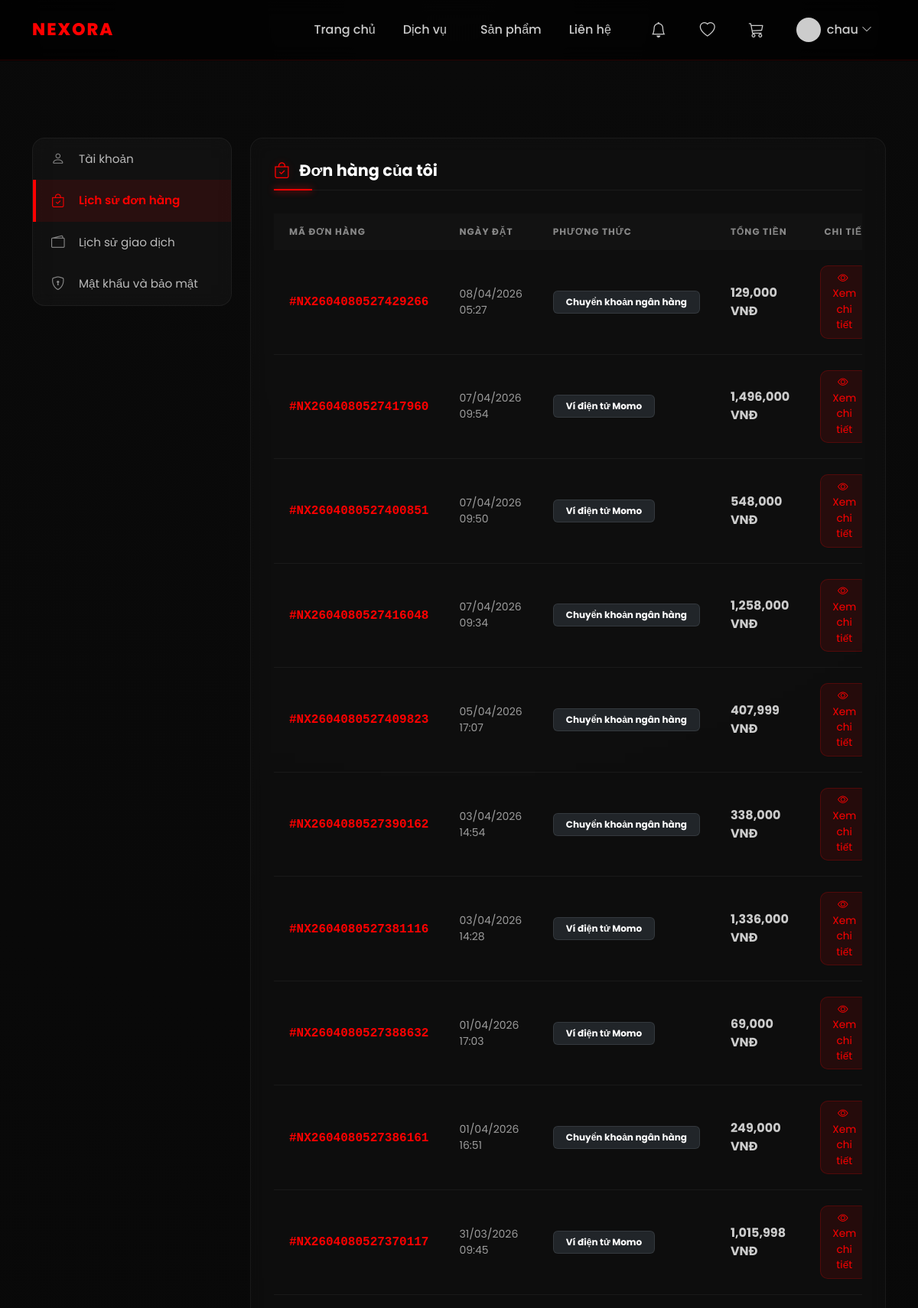
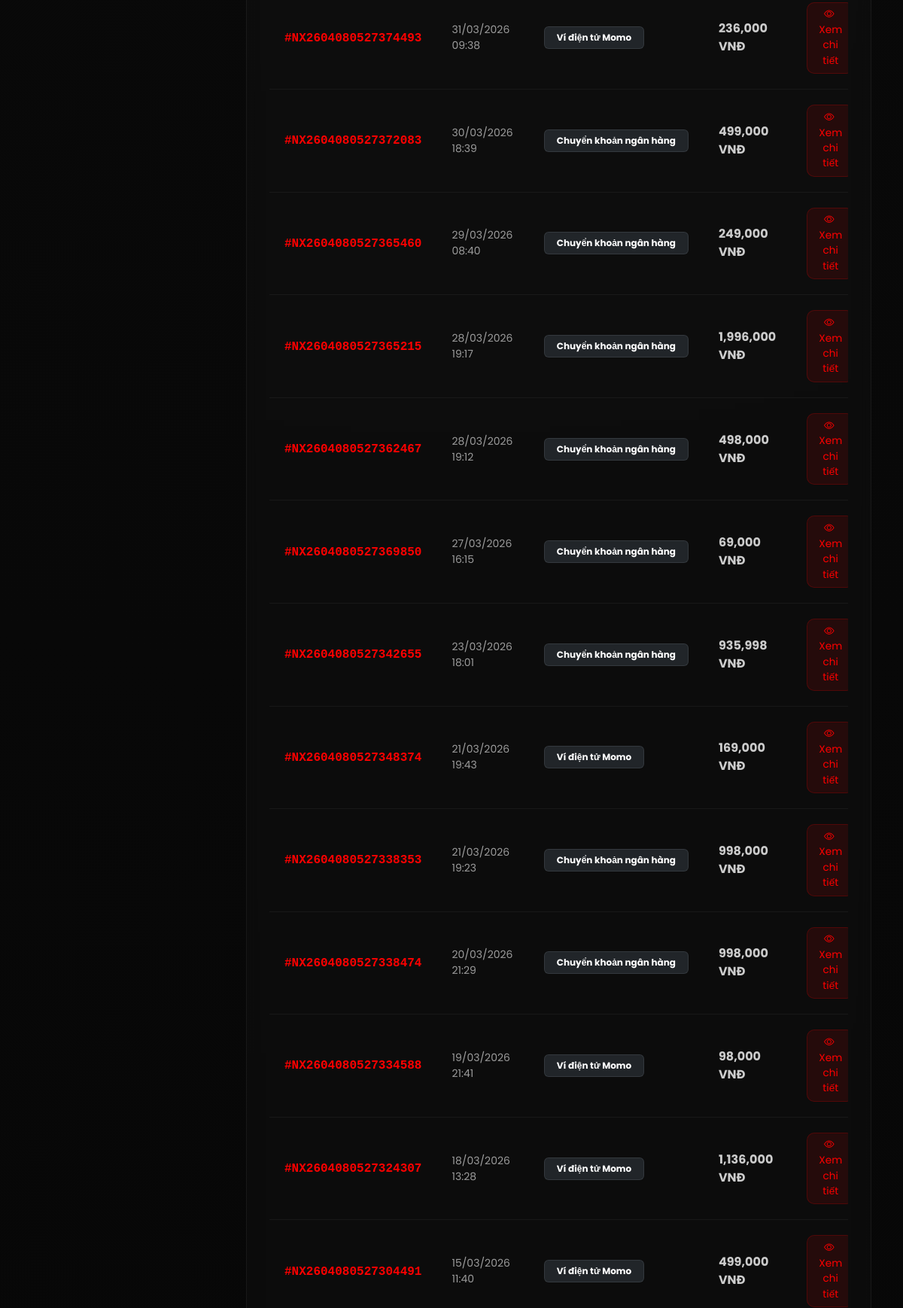
The app's page /users/orders/ (signed in, upper part) with its own data (2 pictures, top to bottom).
### shops/models.py (models this page shows, shortened)
class Order(models.Model):
    STATUS_CHOICES = [
        ('Pending', 'Chờ thanh toán'),
        ('Paid', 'Đã thanh toán'),
        ('Processing', 'Đang xử lý'),
        ('Completed', 'Hoàn thành'),
        ('Cancelled', 'Đã hủy'),
    ]
    PAYMENT_METHOD_CHOICES = [
        ('Bank Transfer', 'Chuyển khoản ngân hàng'),
        ('Momo', 'Ví điện tử Momo'),
        ('ZaloPay', 'Ví điện tử ZaloPay'),
    ]
    PAYMENT_STATUS_CHOICES = [
        ('Pending', 'Chờ thanh toán'),
        ('Paid', 'Đã thanh toán'),
    ]
    order_id = models.CharField(max_length=20, unique=True, editable=False, null=True)
    user = models.ForeignKey(User, on_delete=models.CASCADE, related_name='orders', null=True, blank=True)
    full_name = models.CharField(max_length=255)
    email = models.EmailField()
    phone = models.CharField(max_length=20)
    address = models.TextField(blank=True, null=True)
    note = models.TextField(blank=True, null=True)
    total_price = models.BigIntegerField(default=0)
    discount_amount = models.BigIntegerField(default=0)
    final_price = models.BigIntegerField(default=0)
    coupon = models.ForeignKey(Coupon, on_delete=models.SET_NULL, null=True, blank=True)
    status = models.CharField(max_length=20, choices=STATUS_CHOICES, default='Pending')
    payment_method = models.CharField(max_length=20, choices=PAYMENT_METHOD_CHOICES, default='Bank Transfer')
    payment_status = models.CharField(max_length=20, choices=PAYMENT_STATUS_CHOICES, default='Pending')
    created_at = models.DateTimeField(auto_now_add=True)
    updated_at = models.DateTimeField(auto_now=True)

### users/views.py (the view)
# urls.py: path('orders/', views.user_order_list, name='order_list'),
@login_required
def user_order_list(request):
    orders = request.user.orders.all().order_by('-created_at')
    return render(request, 'users/order.html', {'orders': orders})

### shops/models.py (called while the page is built)
    def get_total_price(self):
        return self.price * self.quantity

### users/templates/users/order.html (shortened to what this page needs)
{% extends "shops/base.html" %}
{% load static %}
{% load humanize %}
{% block extra_head %}
<link rel="stylesheet" href="{% static 'css/wallet.css' %}">
<link rel="stylesheet" href="{% static 'css/profile.css' %}">
{% endblock %}
{% block body_block %}
<div class="profile-page">
    <div class="container">
        <div class="row g-4">
            <div class="col-lg-3">
                <div class="sidebar-card">
                    <ul class="sidebar-menu">
                        <li class="sidebar-item">
                            <a href="{% url 'users:profile' %}">
                                <i class="bi bi-person"></i> Tài khoản
                            </a>
                        </li>
                        <li class="sidebar-item active">
                            <a href="{% url 'users:order_list' %}">
                                <i class="bi bi-bag-check"></i> Lịch sử đơn hàng
                            </a>
                        </li>
                        <li class="sidebar-item">
                            <a href="{% url 'users:wallet_index' %}">
                                <i class="bi bi-wallet2"></i> Lịch sử giao dịch
                            </a>
                        </li>
                        <li class="sidebar-item">
                            <a href="{% url 'users:password_change' %}">
                                <i class="bi bi-shield-lock"></i> Mật khẩu và bảo mật
                            </a>
                        </li>
                    </ul>
                </div>
            </div>
            <div class="col-lg-9">
                <div class="content-card">
                    <h5 class="section-title">
                        <i class="bi bi-bag-check me-2 text-danger"></i> Đơn hàng của tôi
                    </h5>
                    <div class="table-responsive">
                        <table class="table order-table text-white">
                            <thead>
                                <tr>
                                    <th>Mã đơn hàng</th>
                                    <th>Ngày đặt</th>
                                    <th>Phương thức</th>
                                    <th>Tổng tiền</th>
                                    <th class="text-end">Chi tiết</th>
                                </tr>
                            </thead>
                            <tbody>
                                {% for order in orders %}
                                <tr>
                                    <td>
                                        <span class="order-id-link">#{{ order.order_id }}</span>
                                    </td>
                                    <td class="small opacity-75">
                                        {{ order.created_at|date:"d/m/Y H:i" }}
                                    </td>
                                    <td>
                                        <span class="badge bg-dark border border-secondary border-opacity-25 px-3 py-2">
                                            {{ order.get_payment_method_display }}
                                        </span>
                                    </td>
                                    <td class="fw-bold">
                                        {{ order.final_price|intcomma }} VNĐ
                                    </td>
                                    <td class="text-end">
                                        <button type="button" class="btn btn-view-order" data-bs-toggle="modal" data-bs-target="#orderModal{{ order.id }}">
                                            <i class="bi bi-eye me-1"></i> Xem chi tiết
                                        </button>
                                    </td>
                                </tr>
                                {% endfor %}
                            </tbody>
                        </table>
                    </div>
                </div>
            </div>
        </div>
    </div>
</div>
{% endblock %}

### shops/templates/shops/base.html (shortened to what this page needs)
{% load static %}
<!DOCTYPE html>
<html lang="vi">
<head>
  <link href="https://cdn.jsdelivr.net/npm/bootstrap@5.3.2/dist/css/bootstrap.min.css" rel="stylesheet">
  <link rel="stylesheet" href="https://cdn.jsdelivr.net/npm/bootstrap-icons@1.11.1/font/bootstrap-icons.css" />
  <link rel="stylesheet" href="{% static 'css/base.css' %}" />
  {% block extra_head %}{% endblock %}
</head>
<body>
<nav class="navbar navbar-expand-lg navbar-custom fixed-top">
  <div class="container">
    <a class="navbar-brand" href="{% url 'shops:index' %}">
      NEXORA
    </a>
    <div class="collapse navbar-collapse" id="nav">
      <ul class="navbar-nav ms-auto">
        <li class="nav-item">
          <a class="nav-link" href="{% url 'shops:index' %}">
            Trang chủ
          </a>
        </li>
        <li class="nav-item">
          <a class="nav-link" href="{% url 'shops:services' %}">
            Dịch vụ
          </a>
        </li>
        <li class="nav-item ms-lg-2">
          <a class="nav-link" href="{% url 'shops:products' %}">
            Sản phẩm
          </a>
        </li>
        <li class="nav-item">
          <a class="nav-link" href="{% url 'shops:contact' %}">
            Liên hệ
          </a>
        </li>
      </ul>
      <ul class="navbar-nav ms-lg-3 align-items-lg-center">
          {% if request.user.is_authenticated %}
        <li class="nav-item dropdown me-2">
          <a class="nav-link position-relative" data-bs-toggle="dropdown" href="#" aria-label="Notifications">
            <i class="bi bi-bell fs-5"></i>
          </a>
        </li>
        <li class="nav-item me-2">
          <a class="nav-link" href="#" data-bs-toggle="modal" data-bs-target="#wishlistModal" aria-label="Wishlist">
            <i class="bi bi-heart fs-5"></i>
          </a>
        </li>
        <li class="nav-item">
          <a class="nav-link position-relative me-3" href="{% url 'shops:cart_detail' %}">
            <i class="bi bi-cart3 fs-5"></i>
          </a>
        </li>
        <li class="nav-item dropdown">
          <a class="nav-link d-flex align-items-center" data-bs-toggle="dropdown" href="#">
            <img
              src="{% if request.user.profile.photo %}{{ request.user.profile.photo.url }}{% else %}https://i.pravatar.cc/150?u={{ request.user.id }}{% endif %}"
              class="rounded-circle me-2" width="32" height="32" style="object-fit: cover" />
            <span class="d-none d-lg-inline">{{ request.user.username }}</span>
            <i class="bi bi-chevron-down ms-1 small"></i>
          </a>
        </li>
        {% else %}
        <li class="nav-item ms-lg-2">
          <a href="{% url 'users:login' %}" class="btn btn-outline-danger btn-sm">
            Đăng nhập
          </a>
        </li>
        {% endif %}
      </ul>
    </div>
  </div>
</nav>
<main>
  {% block body_block %}{% endblock %}
</main>
</body>
</html>

### shops/static/css/base.css (style rules this page uses)
body { background: radial-gradient(circle at top, #0a0a0a, #000); color: #fff; font-family: 'Poppins', sans-serif; padding-top: 80px; }
.navbar-custom { background: rgba(0, 0, 0, 0.6) !important; backdrop-filter: blur(12px); border-bottom: 1px solid rgba(255, 0, 0, 0.15); transition: all 0.3s ease; padding: 15px 0; }
.navbar-brand { color: #ff0000 !important; font-weight: 800; letter-spacing: 2px; font-size: 1.4rem; }
.nav-link { color: #ccc !important; position: relative; margin: 0 10px; font-weight: 500; transition: 0.3s; }
.nav-link::after { content: ""; position: absolute; bottom: -6px; left: 0; width: 0%; height: 2px; background: #ff0000; transition: 0.3s ease; }
h1, h2, h3, h4, h5 { font-weight: 600; }

### users/static/css/profile.css (style rules this page uses)
.profile-page { background: radial-gradient(circle at top, #0a0a0a, #000); padding-top: 100px; padding-bottom: 50px; min-height: 100vh; color: #fff; }
.sidebar-card { background: rgba(255, 255, 255, 0.03); backdrop-filter: blur(10px); border: 1px solid rgba(255, 255, 255, 0.05); border-radius: 16px; overflow: hidden; }
.sidebar-menu { list-style: none; padding: 0; margin: 0; }
.sidebar-item a { display: flex; align-items: center; padding: 14px 20px; color: #bbb; text-decoration: none; font-size: 0.95rem; border-left: 4px solid transparent; transition: all 0.3s ease; }
.sidebar-item.active a { background: rgba(255, 0, 0, 0.1); color: #ff0000; border-left-color: #ff0000; font-weight: 600; }
.sidebar-item i { width: 24px; margin-right: 12px; font-size: 1.1rem; color: #888; transition: color 0.3s ease; }
.sidebar-item.active i { color: #ff0000; }
.content-card { background: rgba(255, 255, 255, 0.02); backdrop-filter: blur(10px); border: 1px solid rgba(255, 255, 255, 0.05); border-radius: 16px; padding: 30px; margin-bottom: 25px; transition: 0.3s ease; }
.section-title { font-size: 1.3rem; font-weight: 700; color: #fff; margin-bottom: 30px; border-bottom: 1px solid rgba(255, 255, 255, 0.05); padding-bottom: 12px; position: relative; }
.section-title::after { content: ""; position: absolute; bottom: -1px; left: 0; width: 50px; height: 2px; background: #ff0000; box-shadow: 0 0 10px #ff0000; }
.text-danger { color: #ff0000 !important; text-shadow: 0 0 10px rgba(255, 0, 0, 0.3); }

### users/templates/users/order.html (style rules this page uses)
.order-table th { background: rgba(255, 255, 255, 0.02) !important; color: #888 !important; text-transform: uppercase; font-size: 0.75rem; letter-spacing: 1px; padding: 15px 20px; border: none; }
.order-table td { background: transparent !important; padding: 20px; vertical-align: middle; border-color: rgba(255, 255, 255, 0.05) !important; color: #ccc; }
.order-id-link { color: #ff0000; font-weight: 700; text-decoration: none; font-family: 'Courier New', Courier, monospace; }
.btn-view-order { background: rgba(255, 0, 0, 0.1); border: 1px solid rgba(255, 0, 0, 0.2); color: #ff0000; border-radius: 10px; padding: 6px 15px; font-size: 0.85rem; transition: 0.3s; }

### records on screen
Order: order_id "NX2604080527429266", created_at "08/04/2026 05:27", payment_method "Chuyển khoản ngân hàng", final_price "129,000"
Order: order_id "NX2604080527417960", created_at "07/04/2026 09:54", payment_method "Ví điện tử Momo", final_price "1,496,000"
Order: order_id "NX2604080527400851", created_at "07/04/2026 09:50", payment_method "Ví điện tử Momo", final_price "548,000"
Order: order_id "NX2604080527416048", created_at "07/04/2026 09:34", payment_method "Chuyển khoản ngân hàng", final_price "1,258,000"
Order: order_id "NX2604080527409823", created_at "05/04/2026 17:07", payment_method "Chuyển khoản ngân hàng", final_price "407,999"
Order: order_id "NX2604080527390162", created_at "03/04/2026 14:54", payment_method "Chuyển khoản ngân hàng", final_price "338,000"
Order: order_id "NX2604080527381116", created_at "03/04/2026 14:28", payment_method "Ví điện tử Momo", final_price "1,336,000"
Order: order_id "NX2604080527388632", created_at "01/04/2026 17:03", payment_method "Ví điện tử Momo", final_price "69,000"
Order: order_id "NX2604080527386161", created_at "01/04/2026 16:51", payment_method "Chuyển khoản ngân hàng", final_price "249,000"
Order: order_id "NX2604080527370117", created_at "31/03/2026 09:45", payment_method "Ví điện tử Momo", final_price "1,015,998"
Order: order_id "NX2604080527374493", created_at "31/03/2026 09:38", payment_method "Ví điện tử Momo", final_price "236,000"
Order: order_id "NX2604080527372083", created_at "30/03/2026 18:39", payment_method "Chuyển khoản ngân hàng", final_price "499,000"
Order: order_id "NX2604080527365460", created_at "29/03/2026 08:40", payment_method "Chuyển khoản ngân hàng", final_price "249,000"
Order: order_id "NX2604080527365215", created_at "28/03/2026 19:17", payment_method "Chuyển khoản ngân hàng", final_price "1,996,000"
Order: order_id "NX2604080527362467", created_at "28/03/2026 19:12", payment_method "Chuyển khoản ngân hàng", final_price "498,000"
Order: order_id "NX2604080527369850", created_at "27/03/2026 16:15", payment_method "Chuyển khoản ngân hàng", final_price "69,000"
Order: order_id "NX2604080527342655", created_at "23/03/2026 18:01", payment_method "Chuyển khoản ngân hàng", final_price "935,998"
Order: order_id "NX2604080527348374", created_at "21/03/2026 19:43", payment_method "Ví điện tử Momo", final_price "169,000"
Order: order_id "NX2604080527338353", created_at "21/03/2026 19:23", payment_method "Chuyển khoản ngân hàng", final_price "998,000"
Order: order_id "NX2604080527338474", created_at "20/03/2026 21:29", payment_method "Chuyển khoản ngân hàng", final_price "998,000"
Order: order_id "NX2604080527334588", created_at "19/03/2026 21:41", payment_method "Ví điện tử Momo", final_price "98,000"
Order: order_id "NX2604080527324307", created_at "18/03/2026 13:28", payment_method "Ví điện tử Momo", final_price "1,136,000"
Order: order_id "NX2604080527304491", created_at "15/03/2026 11:40", payment_method "Ví điện tử Momo", final_price "499,000"

### other values on screen
{{ request.user.username }} "chau"
